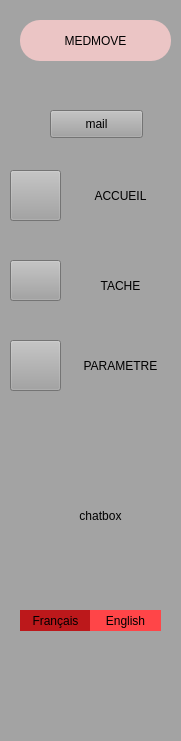
  <widget class="QWidget" name="widget_3" native="true">
   <property name="geometry">
    <rect>
     <x>-10</x>
     <y>0</y>
     <width>181</width>
     <height>741</height>
    </rect>
   </property>
   <property name="styleSheet">
    <string notr="true">background-color: rgb(163, 163, 163);</string>
   </property>
   <widget class="QPushButton" name="pushButton_2">
    <property name="geometry">
     <rect>
      <x>10</x>
      <y>170</y>
      <width>51</width>
      <height>51</height>
     </rect>
    </property>
    <property name="styleSheet">
     <string notr="true">background-image: url(:/Ahmed_Bejaoui_1A19_G1/projetf/image/home (1).svg);</string>
    </property>
    <property name="text">
     <string/>
    </property>
   </widget>
   <widget class="QPushButton" name="pushButton_10">
    <property name="geometry">
     <rect>
      <x>70</x>
      <y>160</y>
      <width>101</width>
      <height>71</height>
     </rect>
    </property>
    <property name="styleSheet">
     <string notr="true">border-radius: 30px;

color: black;
padding: 0 8px;
background-color: rgb(163, 163, 163);
font: bold, &quot;Comic Sans MS&quot;;;
text-align:center;</string>
    </property>
    <property name="text">
     <string>ACCUEIL</string>
    </property>
   </widget>
   <widget class="QPushButton" name="pushButton_11">
    <property name="geometry">
     <rect>
      <x>10</x>
      <y>260</y>
      <width>51</width>
      <height>41</height>
     </rect>
    </property>
    <property name="styleSheet">
     <string notr="true">background-image: url(:/Ahmed_Bejaoui_1A19_G1/projetf/image/align-justify.svg);</string>
    </property>
    <property name="text">
     <string/>
    </property>
   </widget>
   <widget class="QPushButton" name="pushButton_12">
    <property name="geometry">
     <rect>
      <x>70</x>
      <y>250</y>
      <width>101</width>
      <height>71</height>
     </rect>
    </property>
    <property name="styleSheet">
     <string notr="true">border-radius: 30px;

color: black;
padding: 0 8px;
background-color: rgb(163, 163, 163);
font: bold, &quot;Comic Sans MS&quot;;;
text-align:center;</string>
    </property>
    <property name="text">
     <string>TACHE</string>
    </property>
   </widget>
   <widget class="QPushButton" name="pushButton_13">
    <property name="geometry">
     <rect>
      <x>70</x>
      <y>330</y>
      <width>101</width>
      <height>71</height>
     </rect>
    </property>
    <property name="styleSheet">
     <string notr="true">border-radius: 30px;

color: black;
padding: 0 8px;
background-color: rgb(163, 163, 163);
font: bold, &quot;Comic Sans MS&quot;;;
text-align:center;</string>
    </property>
    <property name="text">
     <string>PARAMETRE</string>
    </property>
   </widget>
   <widget class="QPushButton" name="pushButton_14">
    <property name="geometry">
     <rect>
      <x>10</x>
      <y>340</y>
      <width>51</width>
      <height>51</height>
     </rect>
    </property>
    <property name="styleSheet">
     <string notr="true">background-image: url(:/Ahmed_Bejaoui_1A19_G1/projetf/image/settings.svg);</string>
    </property>
    <property name="text">
     <string/>
    </property>
   </widget>
   <widget class="QPushButton" name="pushButton_15">
    <property name="geometry">
     <rect>
      <x>20</x>
      <y>20</y>
      <width>151</width>
      <height>41</height>
     </rect>
    </property>
    <property name="styleSheet">
     <string notr="true">font: 75 8pt &quot;MS Shell Dlg 2&quot;;
border-radius: 20px;
color: black;
padding: 0 8px;
background: #ebc5c5;
font: bold, &quot;Comic Sans MS&quot;;;
text-align:center;</string>
    </property>
    <property name="text">
     <string>MEDMOVE</string>
    </property>
   </widget>
   <widget class="QPushButton" name="pushButton_16">
    <property name="geometry">
     <rect>
      <x>20</x>
      <y>610</y>
      <width>71</width>
      <height>21</height>
     </rect>
    </property>
    <property name="styleSheet">
     <string notr="true">border-radius: 30px;

color: black;
padding: 0 8px;
font: bold, &quot;Comic Sans MS&quot;;;
background-color: rgb(188, 24, 27);
text-align:center;</string>
    </property>
    <property name="text">
     <string>Français</string>
    </property>
   </widget>
   <widget class="QPushButton" name="pushButton_17">
    <property name="geometry">
     <rect>
      <x>90</x>
      <y>610</y>
      <width>71</width>
      <height>21</height>
     </rect>
    </property>
    <property name="styleSheet">
     <string notr="true">border-radius: 30px;
background-color: rgb(255, 69, 72);

color: black;
padding: 0 8px;
font: bold, &quot;Comic Sans MS&quot;;;
text-align:center;</string>
    </property>
    <property name="text">
     <string>English</string>
    </property>
   </widget>
   <widget class="QPushButton" name="chatbox">
    <property name="geometry">
     <rect>
      <x>50</x>
      <y>480</y>
      <width>101</width>
      <height>71</height>
     </rect>
    </property>
    <property name="styleSheet">
     <string notr="true">border-radius: 30px;

color: black;
padding: 0 8px;
background-color: rgb(163, 163, 163);
font: bold, &quot;Comic Sans MS&quot;;;
text-align:center;</string>
    </property>
    <property name="text">
     <string>chatbox</string>
    </property>
   </widget>
   <widget class="QPushButton" name="pushButton">
    <property name="geometry">
     <rect>
      <x>50</x>
      <y>110</y>
      <width>93</width>
      <height>28</height>
     </rect>
    </property>
    <property name="text">
     <string>mail</string>
    </property>
   </widget>
  </widget>
